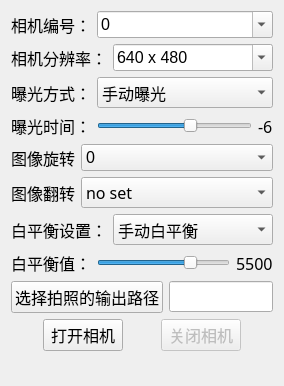
          <widget class="QWidget" name="page_5">
           <property name="geometry">
            <rect>
             <x>0</x>
             <y>0</y>
             <width>280</width>
             <height>370</height>
            </rect>
           </property>
           <attribute name="label">
            <string>相机参数</string>
           </attribute>
           <layout class="QVBoxLayout" name="verticalLayout_11" stretch="0,0,0,0,0,0,0,0,0,0,1">
            <item>
             <layout class="QHBoxLayout" name="horizontalLayout_28" stretch="0,1">
              <item>
               <widget class="QLabel" name="label">
                <property name="sizePolicy">
                 <sizepolicy hsizetype="Fixed" vsizetype="Preferred">
                  <horstretch>0</horstretch>
                  <verstretch>0</verstretch>
                 </sizepolicy>
                </property>
                <property name="font">
                 <font>
                  <family>微软雅黑</family>
                  <pointsize>12</pointsize>
                 </font>
                </property>
                <property name="text">
                 <string>相机编号：</string>
                </property>
               </widget>
              </item>
              <item>
               <widget class="QComboBox" name="comboBox_camera_num">
                <property name="sizePolicy">
                 <sizepolicy hsizetype="Preferred" vsizetype="Fixed">
                  <horstretch>0</horstretch>
                  <verstretch>0</verstretch>
                 </sizepolicy>
                </property>
                <property name="font">
                 <font>
                  <family>Arial</family>
                  <pointsize>12</pointsize>
                  <weight>50</weight>
                  <bold>false</bold>
                 </font>
                </property>
                <property name="styleSheet">
                 <string notr="true">QComboBox {
    font-family: &quot;Arial&quot;;
    font-weight: normal;
    font-size: 12pt;
}</string>
                </property>
                <property name="editable">
                 <bool>true</bool>
                </property>
                <item>
                 <property name="text">
                  <string>0</string>
                 </property>
                </item>
                <item>
                 <property name="text">
                  <string>1</string>
                 </property>
                </item>
                <item>
                 <property name="text">
                  <string>2</string>
                 </property>
                </item>
               </widget>
              </item>
             </layout>
            </item>
            <item>
             <layout class="QHBoxLayout" name="horizontalLayout_27" stretch="0,1">
              <item>
               <widget class="QLabel" name="label_20">
                <property name="sizePolicy">
                 <sizepolicy hsizetype="Fixed" vsizetype="Preferred">
                  <horstretch>0</horstretch>
                  <verstretch>0</verstretch>
                 </sizepolicy>
                </property>
                <property name="font">
                 <font>
                  <family>微软雅黑</family>
                  <pointsize>12</pointsize>
                 </font>
                </property>
                <property name="text">
                 <string>相机分辨率：</string>
                </property>
               </widget>
              </item>
              <item>
               <widget class="QComboBox" name="comboBox_fenbianlv">
                <property name="sizePolicy">
                 <sizepolicy hsizetype="Preferred" vsizetype="Fixed">
                  <horstretch>0</horstretch>
                  <verstretch>0</verstretch>
                 </sizepolicy>
                </property>
                <property name="font">
                 <font>
                  <family>Arial</family>
                  <pointsize>12</pointsize>
                  <weight>50</weight>
                  <bold>false</bold>
                 </font>
                </property>
                <property name="styleSheet">
                 <string notr="true">QComboBox {
    font-family: &quot;Arial&quot;;
    font-weight: normal;
    font-size: 12pt;
}</string>
                </property>
                <property name="editable">
                 <bool>true</bool>
                </property>
                <item>
                 <property name="text">
                  <string>640 x 480</string>
                 </property>
                </item>
                <item>
                 <property name="text">
                  <string>1920 x 1440</string>
                 </property>
                </item>
                <item>
                 <property name="text">
                  <string>640 x 360</string>
                 </property>
                </item>
                <item>
                 <property name="text">
                  <string>800 x 600</string>
                 </property>
                </item>
                <item>
                 <property name="text">
                  <string>1280 x 720</string>
                 </property>
                </item>
                <item>
                 <property name="text">
                  <string>1280 x 960</string>
                 </property>
                </item>
                <item>
                 <property name="text">
                  <string>1920 x 1080</string>
                 </property>
                </item>
                <item>
                 <property name="text">
                  <string>1280 x 1024</string>
                 </property>
                </item>
                <item>
                 <property name="text">
                  <string>1600 x 1200</string>
                 </property>
                </item>
                <item>
                 <property name="text">
                  <string>2048 x 1536</string>
                 </property>
                </item>
                <item>
                 <property name="text">
                  <string>2592 x 1944</string>
                 </property>
                </item>
               </widget>
              </item>
             </layout>
            </item>
            <item>
             <layout class="QHBoxLayout" name="horizontalLayout" stretch="0,1">
              <item>
               <widget class="QLabel" name="label_40">
                <property name="font">
                 <font>
                  <family>Microsoft YaHei</family>
                  <pointsize>12</pointsize>
                 </font>
                </property>
                <property name="text">
                 <string>曝光方式：</string>
                </property>
               </widget>
              </item>
              <item>
               <widget class="QComboBox" name="comboBox_exptime">
                <property name="font">
                 <font>
                  <family>Microsoft YaHei</family>
                  <pointsize>12</pointsize>
                 </font>
                </property>
                <item>
                 <property name="text">
                  <string>手动曝光</string>
                 </property>
                </item>
                <item>
                 <property name="text">
                  <string>自动曝光</string>
                 </property>
                </item>
               </widget>
              </item>
             </layout>
            </item>
            <item>
             <layout class="QHBoxLayout" name="horizontalLayout_11" stretch="0,1,0">
              <item>
               <widget class="QLabel" name="label_39">
                <property name="font">
                 <font>
                  <family>Microsoft YaHei</family>
                  <pointsize>12</pointsize>
                 </font>
                </property>
                <property name="text">
                 <string>曝光时间：</string>
                </property>
               </widget>
              </item>
              <item>
               <widget class="QSlider" name="exposureSlider">
                <property name="minimum">
                 <number>-14</number>
                </property>
                <property name="maximum">
                 <number>-1</number>
                </property>
                <property name="pageStep">
                 <number>1</number>
                </property>
                <property name="value">
                 <number>-6</number>
                </property>
                <property name="orientation">
                 <enum>Qt::Horizontal</enum>
                </property>
               </widget>
              </item>
              <item>
               <widget class="QLabel" name="exposurelabel">
                <property name="font">
                 <font>
                  <family>Microsoft YaHei</family>
                  <pointsize>12</pointsize>
                 </font>
                </property>
                <property name="text">
                 <string>-6</string>
                </property>
               </widget>
              </item>
             </layout>
            </item>
            <item>
             <layout class="QHBoxLayout" name="horizontalLayout_26" stretch="0,1">
              <item>
               <widget class="QLabel" name="label_21">
                <property name="sizePolicy">
                 <sizepolicy hsizetype="Fixed" vsizetype="Preferred">
                  <horstretch>0</horstretch>
                  <verstretch>0</verstretch>
                 </sizepolicy>
                </property>
                <property name="font">
                 <font>
                  <family>微软雅黑</family>
                  <pointsize>12</pointsize>
                 </font>
                </property>
                <property name="text">
                 <string>图像旋转</string>
                </property>
               </widget>
              </item>
              <item>
               <widget class="QComboBox" name="comboBox_xuanzhuan">
                <property name="sizePolicy">
                 <sizepolicy hsizetype="Preferred" vsizetype="Fixed">
                  <horstretch>0</horstretch>
                  <verstretch>0</verstretch>
                 </sizepolicy>
                </property>
                <property name="font">
                 <font>
                  <family>Arial</family>
                  <pointsize>12</pointsize>
                 </font>
                </property>
                <property name="editable">
                 <bool>false</bool>
                </property>
                <item>
                 <property name="text">
                  <string>0</string>
                 </property>
                </item>
                <item>
                 <property name="text">
                  <string>90</string>
                 </property>
                </item>
                <item>
                 <property name="text">
                  <string>180</string>
                 </property>
                </item>
                <item>
                 <property name="text">
                  <string>270</string>
                 </property>
                </item>
               </widget>
              </item>
             </layout>
            </item>
            <item>
             <layout class="QHBoxLayout" name="horizontalLayout_60" stretch="0,1">
              <item>
               <widget class="QLabel" name="label_62">
                <property name="font">
                 <font>
                  <family>Microsoft YaHei</family>
                  <pointsize>12</pointsize>
                 </font>
                </property>
                <property name="text">
                 <string>图像翻转</string>
                </property>
               </widget>
              </item>
              <item>
               <widget class="QComboBox" name="comboBox_10">
                <property name="font">
                 <font>
                  <family>Microsoft YaHei</family>
                  <pointsize>12</pointsize>
                 </font>
                </property>
                <item>
                 <property name="text">
                  <string>no set</string>
                 </property>
                </item>
                <item>
                 <property name="text">
                  <string>0 垂直翻转</string>
                 </property>
                </item>
                <item>
                 <property name="text">
                  <string>1 水平翻转</string>
                 </property>
                </item>
                <item>
                 <property name="text">
                  <string>-1 水平与垂直同时翻转</string>
                 </property>
                </item>
               </widget>
              </item>
             </layout>
            </item>
            <item>
             <layout class="QHBoxLayout" name="horizontalLayout_29" stretch="0,1">
              <item>
               <widget class="QLabel" name="label_42">
                <property name="font">
                 <font>
                  <family>Microsoft YaHei</family>
                  <pointsize>12</pointsize>
                 </font>
                </property>
                <property name="text">
                 <string>白平衡设置：</string>
                </property>
               </widget>
              </item>
              <item>
               <widget class="QComboBox" name="comboBox_4">
                <property name="font">
                 <font>
                  <family>Microsoft YaHei</family>
                  <pointsize>12</pointsize>
                 </font>
                </property>
                <item>
                 <property name="text">
                  <string>手动白平衡</string>
                 </property>
                </item>
                <item>
                 <property name="text">
                  <string>自动白平衡</string>
                 </property>
                </item>
               </widget>
              </item>
             </layout>
            </item>
            <item>
             <layout class="QHBoxLayout" name="horizontalLayout_12" stretch="0,1,0">
              <item>
               <widget class="QLabel" name="label_41">
                <property name="font">
                 <font>
                  <family>Microsoft YaHei</family>
                  <pointsize>12</pointsize>
                 </font>
                </property>
                <property name="text">
                 <string>白平衡值：</string>
                </property>
               </widget>
              </item>
              <item>
               <widget class="QSlider" name="horizontalSlider_wb">
                <property name="minimum">
                 <number>2800</number>
                </property>
                <property name="maximum">
                 <number>6500</number>
                </property>
                <property name="pageStep">
                 <number>1</number>
                </property>
                <property name="value">
                 <number>5500</number>
                </property>
                <property name="orientation">
                 <enum>Qt::Horizontal</enum>
                </property>
               </widget>
              </item>
              <item>
               <widget class="QLabel" name="label_wb">
                <property name="font">
                 <font>
                  <family>Microsoft YaHei</family>
                  <pointsize>12</pointsize>
                 </font>
                </property>
                <property name="text">
                 <string>5500</string>
                </property>
               </widget>
              </item>
             </layout>
            </item>
            <item>
             <layout class="QHBoxLayout" name="horizontalLayout_21">
              <item>
               <widget class="QPushButton" name="pushButton_paizhaopath">
                <property name="font">
                 <font>
                  <family>Microsoft YaHei</family>
                  <pointsize>12</pointsize>
                 </font>
                </property>
                <property name="text">
                 <string>选择拍照的输出路径</string>
                </property>
               </widget>
              </item>
              <item>
               <widget class="QLineEdit" name="lineEdit_paizhaopath">
                <property name="font">
                 <font>
                  <family>Adobe Devanagari</family>
                  <pointsize>12</pointsize>
                 </font>
                </property>
                <property name="readOnly">
                 <bool>true</bool>
                </property>
               </widget>
              </item>
             </layout>
            </item>
            <item>
             <layout class="QHBoxLayout" name="horizontalLayout_25">
              <item>
               <widget class="QPushButton" name="button_open_camera">
                <property name="sizePolicy">
                 <sizepolicy hsizetype="Fixed" vsizetype="Fixed">
                  <horstretch>0</horstretch>
                  <verstretch>0</verstretch>
                 </sizepolicy>
                </property>
                <property name="font">
                 <font>
                  <family>微软雅黑</family>
                  <pointsize>12</pointsize>
                 </font>
                </property>
                <property name="text">
                 <string>打开相机</string>
                </property>
               </widget>
              </item>
              <item>
               <widget class="QPushButton" name="pushButton_OFFcam">
                <property name="enabled">
                 <bool>false</bool>
                </property>
                <property name="sizePolicy">
                 <sizepolicy hsizetype="Fixed" vsizetype="Fixed">
                  <horstretch>0</horstretch>
                  <verstretch>0</verstretch>
                 </sizepolicy>
                </property>
                <property name="font">
                 <font>
                  <family>微软雅黑</family>
                  <pointsize>12</pointsize>
                 </font>
                </property>
                <property name="text">
                 <string>关闭相机</string>
                </property>
               </widget>
              </item>
             </layout>
            </item>
            <item>
             <widget class="QLabel" name="label_46">
              <property name="font">
               <font>
                <family>Adobe Devanagari</family>
                <pointsize>10</pointsize>
               </font>
              </property>
              <property name="text">
               <string/>
              </property>
             </widget>
            </item>
           </layout>
          </widget>
